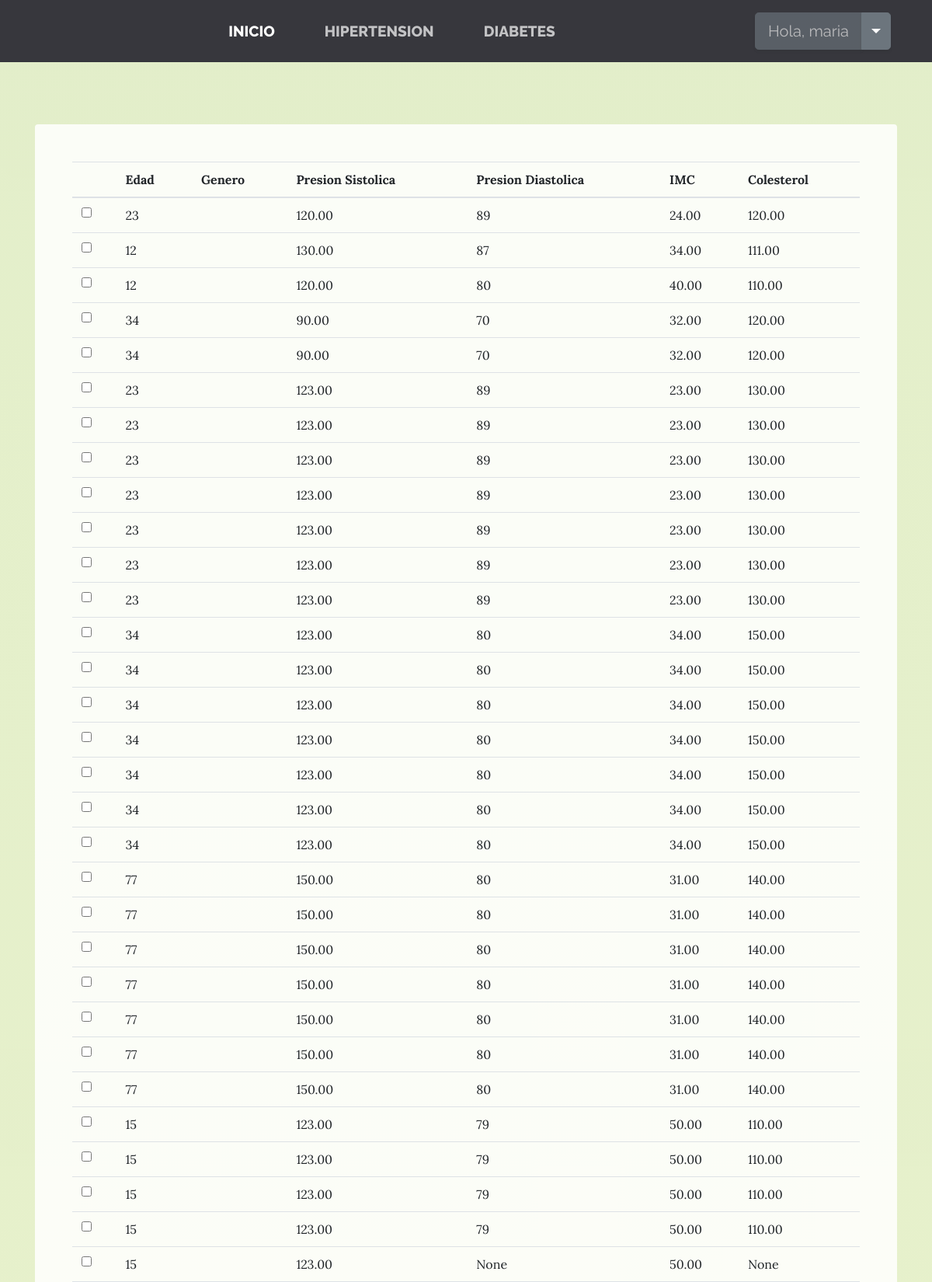
The page /historial/ (signed in, upper part) on the database its author committed.
### perfiles/models.py (models this page shows)
class Hipertension(models.Model):
    usuario= models.ForeignKey(User, null=True, blank=True, on_delete=models.CASCADE)
    nombre = models.CharField(max_length=24)
    apellido = models.CharField(max_length=24)
    presion_s = models.DecimalField(max_digits=5, decimal_places=2)
    edad= models.IntegerField(null= True)
    genero= models.CharField(max_length=24, null=True)
    imc= models.DecimalField(max_digits=5, decimal_places=2, null= True)
    presion_d=models.IntegerField(null= True)
    colesterol_t= models.DecimalField(max_digits=5, decimal_places=2, null=True)

### perfiles/views.py (the view)
# urls.py: path('historial/',historial, name="Historial"),
def historial(request):
    usuariop=User.objects.get(username=request.user)
    consulta=Hipertension.objects.filter(usuario=usuariop).order_by("-id")
    return render(request, "perfiles/historial.html", {"consultas":consulta})

### perfiles/templates/perfiles/historial.html (shortened to what this page needs)
{% extends "perfiles/base.html" %}
{% block content %}
    <section class="page-section clearfix">
        <div class="container">
            <div class="intro">
                <div class="left-0 text-left bg-faded p-5 rounded">
                    {% if consultas %}
                        <table class="table">
                            <thead>
                                <tr>
                                  <th scope="col"></th>
                                  <th scope="col">Edad</th>
                                  <th scope="col">Genero</th>
                                  <th scope="col">Presion Sistolica</th>
                                  <th scope="col">Presion Diastolica</th>
                                  <th scope="col">IMC</th>
                                  <th scope="col">Colesterol</th>
                                </tr>
                            </thead>
                            {% for consulta in consultas %}
                                <tr>
                                    <td><input type="checkbox"></td>
                                    <td>{{consulta.edad}}</td>
                                    <td>{{sexo}}</td>
                                    <td>{{consulta.presion_s}}</td>
                                    <td>{{consulta.presion_d}}</td>
                                    <td>{{consulta.imc}}</td>
                                    <td>{{consulta.colesterol_t}}</td>
                                </tr>
                            {% endfor %}
                        </table>
                    {% endif %}
                </div>
            </div>
        </div>
    </section>
{% endblock content %}

### perfiles/templates/perfiles/base.html (shortened to what this page needs)
<html>
<head>
    {% load static %}
    <link href="{% static 'ProyectoTesisApp/vendor/bootstrap/css/bootstrap.min.css' %}" rel="stylesheet" >
    <link href="{% static 'ProyectoTesisApp/css/gestion5.css' %} " rel="stylesheet">
    <link href="{% static 'ProyectoTesisApp/css/carousel.css' %}" rel="stylesheet">
</head>
<body>
 <nav class="navbar navbar-expand-lg navbar-dark py-lg-4" id="mainNav">
    <div class="container">
      <div class="collapse navbar-collapse" id="navbarResponsive">
        <ul class="navbar-nav mx-auto">
          <li class="nav-item active px-lg-4">
            <a class="nav-link text-uppercase text-expanded" href="{% url 'bienvenida' %}">Inicio</a>
          </li>
          <li class="nav-item px-lg-4">
            <a class="nav-link text-uppercase text-expanded" href="{% url 'Modelo' %}">Hipertension</a>
          </li>
          <li class="nav-item px-lg-4">
            <a class="nav-link text-uppercase text-expanded" href="{% url 'Modelo' %}">Diabetes</a>
          </li>
        </ul>
        <ul class="navbar-nav mx-left">
            {% if user.is_authenticated %}
              <li class="nav-item px-lg-2 ">
                <div class="btn-group">
                  <button type="button" class="btn btn-secondary btn-lg disabled">Hola, {{ user.username }}</button>
                  <button type="button" class="btn btn-secondary btn-lg dropdown-toggle dropdown-toggle-split" data-toggle="dropdown" aria-haspopup="true" aria-expanded="false">
                  </button>
                </div>
              </li>
            {% endif %}
        </ul>
      </div>
    </div>
  </nav>
    {% block content %}
    {% endblock %}
</body>
</html>

### perfiles/static/ProyectoTesisApp/css/gestion5.css (style rules this page uses)
body { font-family: 'Lora'; background: linear-gradient(rgba(214, 231, 231, 0.65), rgba(222, 236, 233, 0.65)), url("../img/cuerpo2.png"); background-attachment: fixed; background-position: center; background-size: cover; }
.page-section { margin-top: 5rem; margin-bottom: 5rem; }
.bg-faded { background-color: rgba(255, 255, 255, 0.85); }
#mainNav { background-color: rgba(12, 9, 26, 0.8); font-family: 'Raleway'; padding-top: 1rem !important; padding-bottom: 1rem !important; }
#mainNav .navbar-nav .nav-item .nav-link { color: rgba(255, 255, 255, 0.7); font-weight: 800; margin-left: 0rem !important; margin-right: 0rem !important; }
li { display: list-item; text-align: -webkit-match-parent; }
#mainNav .navbar-nav .nav-item.active .nav-link { color: #ffffff; }
@media (min-width: 992px) { #mainNav .navbar-nav .nav-item .nav-link { font-size: 1.2rem; } }
.intro { position: relative; }
.btn { box-shadow: 0px 3px 3px 0px rgba(33, 37, 41, 0.1); }

### rows shown on the page
Hipertension: edad "23", presion_s "120.00", presion_d "89", imc "24.00", colesterol_t "120.00"
Hipertension: edad "12", presion_s "130.00", presion_d "87", imc "34.00", colesterol_t "111.00"
Hipertension: edad "12", presion_s "120.00", presion_d "80", imc "40.00", colesterol_t "110.00"
Hipertension: edad "34", presion_s "90.00", presion_d "70", imc "32.00", colesterol_t "120.00"
Hipertension: edad "34", presion_s "90.00", presion_d "70", imc "32.00", colesterol_t "120.00"
Hipertension: edad "23", presion_s "123.00", presion_d "89", imc "23.00", colesterol_t "130.00"
Hipertension: edad "23", presion_s "123.00", presion_d "89", imc "23.00", colesterol_t "130.00"
Hipertension: edad "23", presion_s "123.00", presion_d "89", imc "23.00", colesterol_t "130.00"
Hipertension: edad "23", presion_s "123.00", presion_d "89", imc "23.00", colesterol_t "130.00"
Hipertension: edad "23", presion_s "123.00", presion_d "89", imc "23.00", colesterol_t "130.00"
Hipertension: edad "23", presion_s "123.00", presion_d "89", imc "23.00", colesterol_t "130.00"
Hipertension: edad "23", presion_s "123.00", presion_d "89", imc "23.00", colesterol_t "130.00"
Hipertension: edad "34", presion_s "123.00", presion_d "80", imc "34.00", colesterol_t "150.00"
Hipertension: edad "34", presion_s "123.00", presion_d "80", imc "34.00", colesterol_t "150.00"
Hipertension: edad "34", presion_s "123.00", presion_d "80", imc "34.00", colesterol_t "150.00"
Hipertension: edad "34", presion_s "123.00", presion_d "80", imc "34.00", colesterol_t "150.00"
Hipertension: edad "34", presion_s "123.00", presion_d "80", imc "34.00", colesterol_t "150.00"
Hipertension: edad "34", presion_s "123.00", presion_d "80", imc "34.00", colesterol_t "150.00"
Hipertension: edad "34", presion_s "123.00", presion_d "80", imc "34.00", colesterol_t "150.00"
Hipertension: edad "77", presion_s "150.00", presion_d "80", imc "31.00", colesterol_t "140.00"
Hipertension: edad "77", presion_s "150.00", presion_d "80", imc "31.00", colesterol_t "140.00"
Hipertension: edad "77", presion_s "150.00", presion_d "80", imc "31.00", colesterol_t "140.00"
Hipertension: edad "77", presion_s "150.00", presion_d "80", imc "31.00", colesterol_t "140.00"
Hipertension: edad "77", presion_s "150.00", presion_d "80", imc "31.00", colesterol_t "140.00"
Hipertension: edad "77", presion_s "150.00", presion_d "80", imc "31.00", colesterol_t "140.00"
Hipertension: edad "77", presion_s "150.00", presion_d "80", imc "31.00", colesterol_t "140.00"
Hipertension: edad "15", presion_s "123.00", presion_d "79", imc "50.00", colesterol_t "110.00"
Hipertension: edad "15", presion_s "123.00", presion_d "79", imc "50.00", colesterol_t "110.00"
Hipertension: edad "15", presion_s "123.00", presion_d "79", imc "50.00", colesterol_t "110.00"
Hipertension: edad "15", presion_s "123.00", presion_d "79", imc "50.00", colesterol_t "110.00"
Hipertension: edad "15", presion_s "123.00", presion_d "None", imc "50.00", colesterol_t "None"

### other values the page prints
{{ user.username }} "maria"
